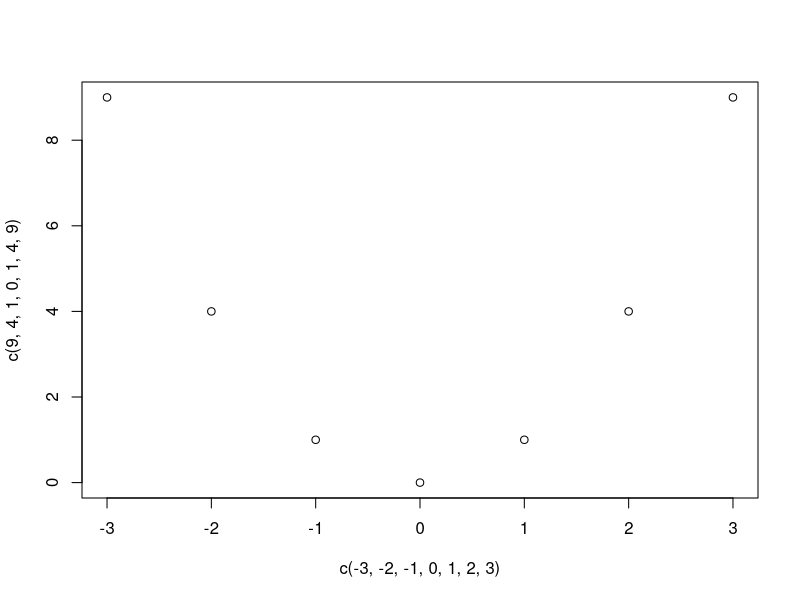

Source code (R):
## ---- chunk 1
knitr::opts_chunk$set(
  echo = FALSE,
  warning = FALSE,
  message = FALSE,
  fig.align = "center",
  out.width = "82%"
)
## ---- chunk 2
reaction_time <- c(12.1, 12.4, 12.7, 12.8, 13.0, 13.1, 13.3, 13.5, 13.8, 14.0, 31.6)
mean(reaction_time)
median(reaction_time)
sd(reaction_time)
IQR(reaction_time)
## ---- chunk 3
reaction_time_corrected <- c(12.1, 12.4, 12.7, 12.8, 13.0, 13.1, 13.3, 13.5, 13.8, 14.0, 13.6)
mean(reaction_time_corrected)
median(reaction_time_corrected)
sd(reaction_time_corrected)
IQR(reaction_time_corrected)
## ---- chunk 4
plot(c(-3,-2,-1,0,1,2,3), c(9,4,1,0,1,4,9))
## ---- chunk 5
light <- c(1, 2, 3, 4, 5)
biomass <- c(2, 4, 5, 4, 5)

model <- lm(biomass ~ light)

model
summary(model)
predict(model, newdata = data.frame(light = 4))
residuals(model)
